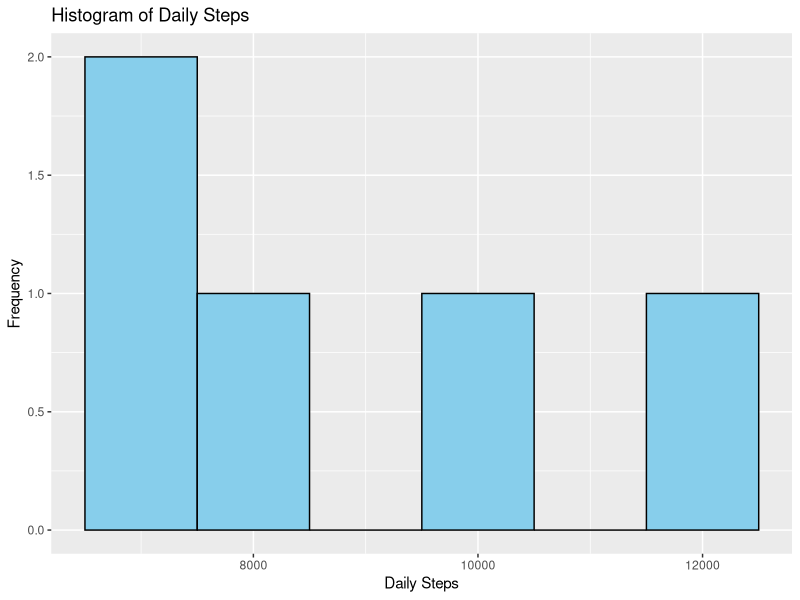
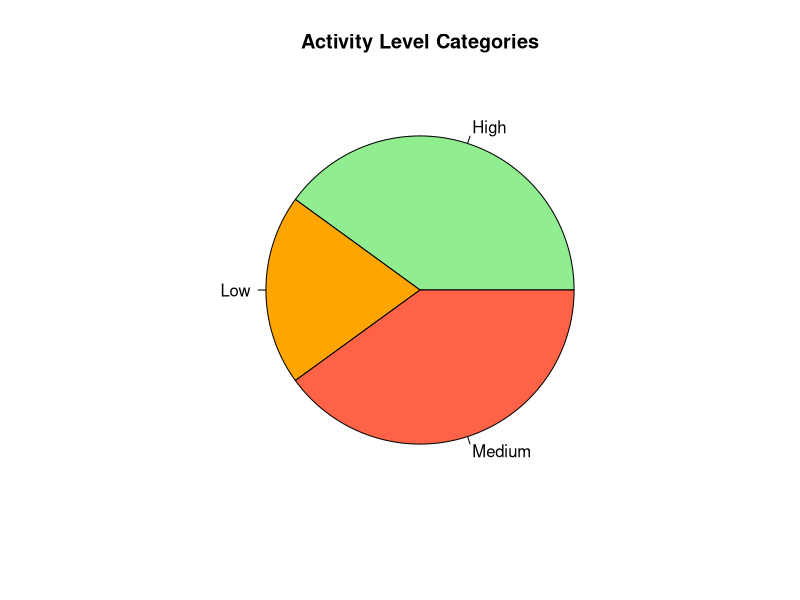
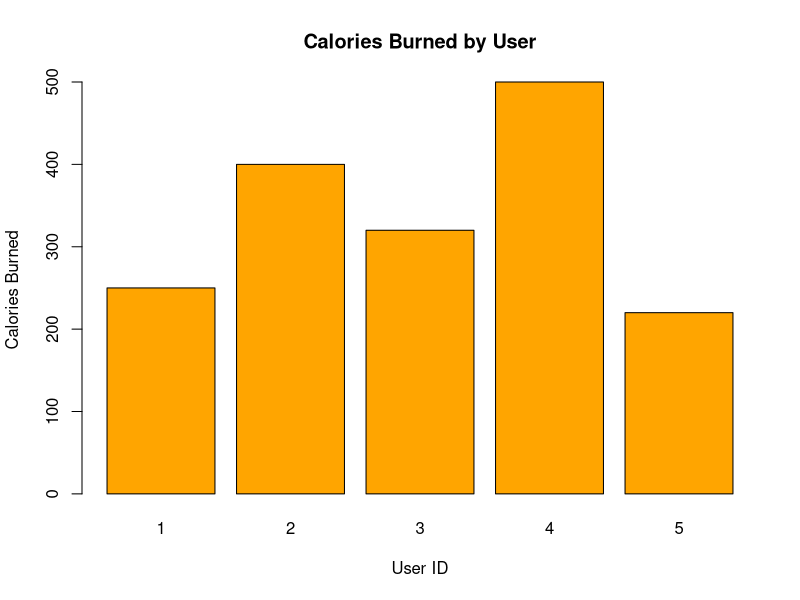
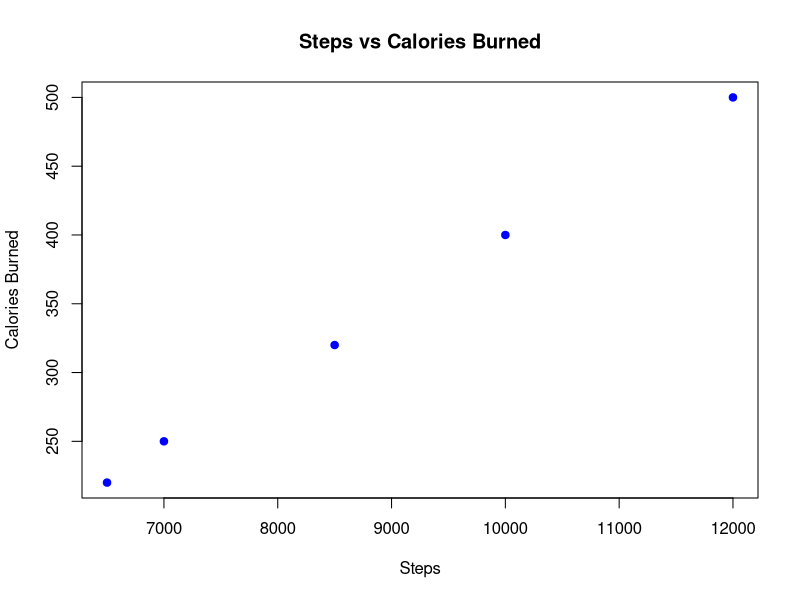

These charts were generated, in order, by the following R code:
library(ggplot2)

User_ID <- c(1,2,3,4,5)
Steps <- c(7000,10000,8500,12000,6500)
Calories_Burned <- c(250,400,320,500,220)
Active_Minutes <- c(40,60,50,75,35)

data <- data.frame(User_ID,Steps,Calories_Burned,Active_Minutes)

ggplot(data,aes(x=Steps))+
  geom_histogram(binwidth=1000,fill="skyblue",color="black")+
  labs(title="Histogram of Daily Steps",
       x="Daily Steps",
       y="Frequency")

activity_level <- ifelse(data$Active_Minutes>=60,"High",
                         ifelse(data$Active_Minutes>=40,"Medium","Low"))
activity_count <- table(activity_level)

pie(activity_count,
    col=c("lightgreen","orange","tomato"),
    main="Activity Level Categories")

barplot(data$Calories_Burned,
        names.arg=data$User_ID,
        col="orange",
        xlab="User ID",
        ylab="Calories Burned",
        main="Calories Burned by User")

plot(data$Steps,
     data$Calories_Burned,
     pch=19,
     col="blue",
     xlab="Steps",
     ylab="Calories Burned",
     main="Steps vs Calories Burned")
